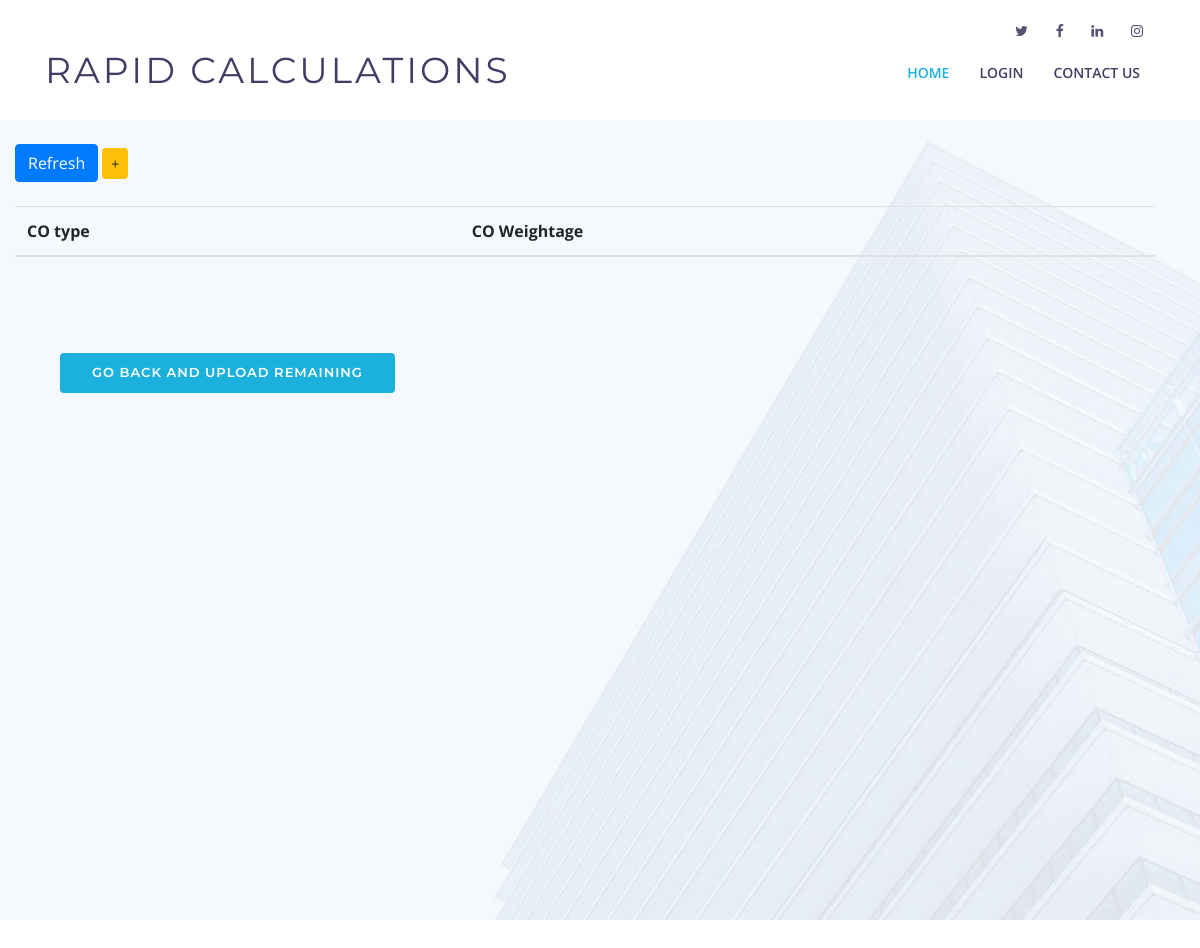
/show_assignment/, run on an earlier commit of the app's database.
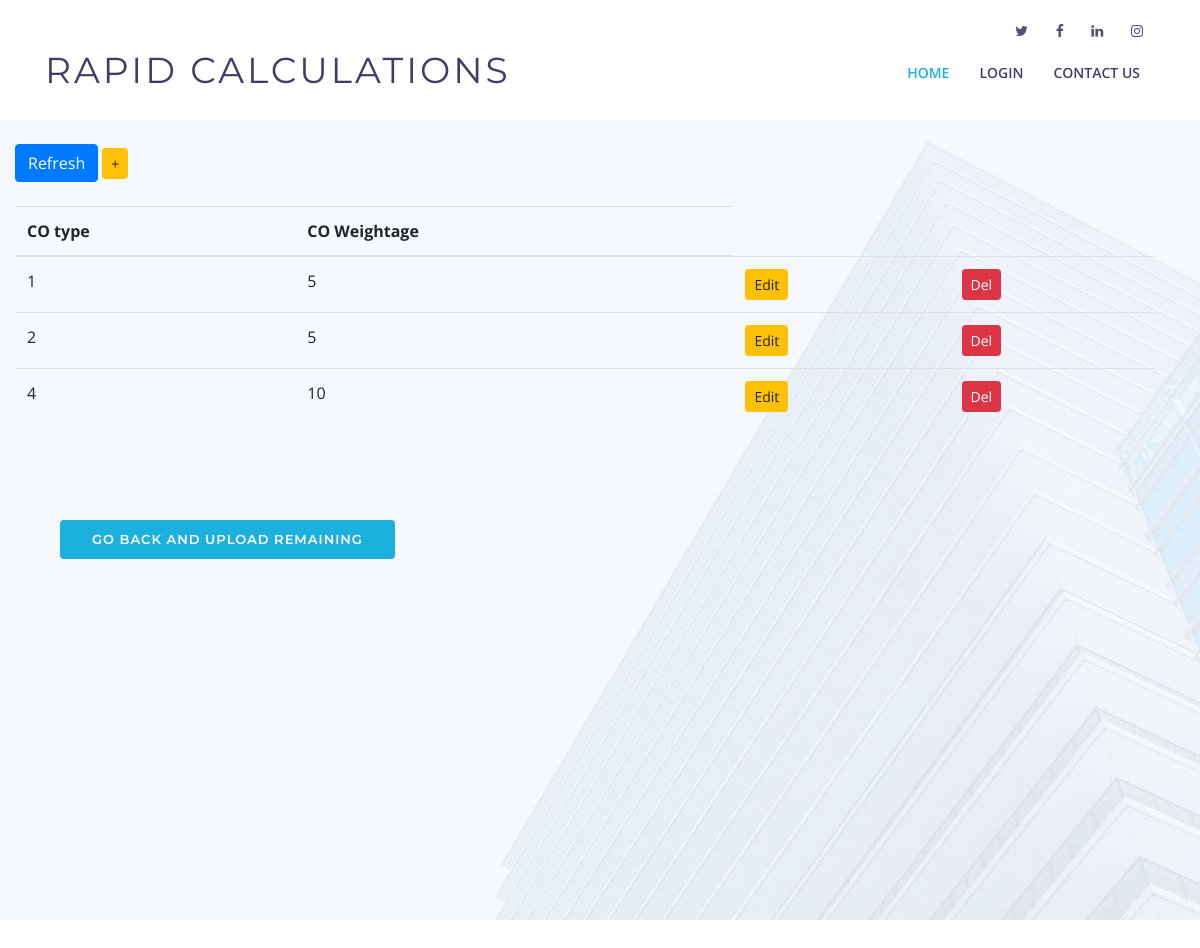
And on a later commit of the database.
### pages/models.py (models this page shows, shortened)
class Assignment(models.Model):
    choices = (
        (1, 'CO1'),
        (2, 'CO2'),
        (3, 'CO3'),
        (4, 'CO4'),
        (5, 'CO5'),
        (6, 'CO6')
    )
    co_num = models.IntegerField(choices=choices, default = 1)
    total_marks_for_co = models.IntegerField(blank=False,
    validators=[MaxValueValidator(10), MinValueValidator(1)])

### pages/views.py (the view)
# urls.py: path('show_assignment/', show_assignment, name='show_assignment'),
def show_assignment(request):
    return show_marks_attributes(request, Assignment, "assignment_marks.html")

### pages/views.py (called while the page is built)
def show_marks_attributes(request, model, html_file):
    items = model.objects.all()
    context = {
        'marks_items' : items,
    }
    return render(request, html_file, context)

### templates/assignment_marks.html (shortened to what this page needs)
<!DOCTYPE html>
<html lang="en">
<head>
  <link href="/static/pages/lib/bootstrap/css/bootstrap.min.css" rel="stylesheet">
  <link href="/static/pages/lib/font-awesome/css/font-awesome.min.css" rel="stylesheet">
  <link href="/static/pages/lib/animate/animate.min.css" rel="stylesheet">
  <link href="/static/pages/lib/ionicons/css/ionicons.min.css" rel="stylesheet">
  <link href="/static/pages/lib/owlcarousel/assets/owl.carousel.min.css" rel="stylesheet">
  <link href="/static/pages/lib/lightbox/css/lightbox.min.css" rel="stylesheet">
  <link rel="stylesheet" href="/static/pages/css/style.css" type="text/css">
</head>
<body>
  <header id="header">
    <div id="topbar">
      <div class="container">
        <div class="social-links">
          <a href="https://twitter.com/kctofficial?lang=en" class="twitter"><i class="fa fa-twitter"></i></a>
          <a href="https://www.facebook.com/KCT.edu/" class="facebook"><i class="fa fa-facebook"></i></a>
          <a href="https://in.linkedin.com/school/kct/" class="linkedin"><i class="fa fa-linkedin"></i></a>
          <a href="https://www.instagram.com/kct_84/?hl=en" class="instagram"><i class="fa fa-instagram"></i></a>
        </div>
      </div>
    </div>
    <div class="container">
      <div class="logo float-left">
        <h1 class="text-light"><a href="#intro" class="scrollto"><span>Rapid Calculations</span></a></h1>
      </div>
      <nav class="main-nav float-right d-none d-lg-block">
        <ul>
          <li class="active"><a href="{% url 'home' %}">Home</a></li>
          <li><a href="{% url 'login' %}">Login</a></li>
          <li><a href="#footer">Contact Us</a></li>
        </ul>
      </nav>
    </div>
  </header>
  <br><br><br><br><br>
  <section id="intro">
    <div class="container">
    <div class="row">
        <div class="row table-responsive">
          <br>
          <div class="button">
            <a href="{% url 'show_assignment' %}" class="btn btn-primary btn-md" role="button"> Refresh</a>
            <a href="{% url 'add_assignment' %}" class="btn btn-warning btn-sm" role="button"> +</a>
          </div>
          <br>
            <table class="table table-hover table-stripped">
              <thead>
                <tr>
                  <th>CO type</th>
                  <th>CO Weightage</th>
                </tr>
              </thead>
              <tbody>
                  {% for item in marks_items %}
                  <tr>
                    <td> {{ item.co_num }}</td>
                    <td>{{ item.total_marks_for_co }}</td>
                    <td>
                      <a href="{% url 'edit_marks_assignment' item.pk %}" class="btn btn-warning btn-sm" role="button"> Edit</a>
                    </td>
                    <td>
                      <a href="{% url 'del_marks_assignment' item.pk %}" class="btn btn-danger btn-sm" role="button"> Del</a>
                    </td>
                  </tr>
                  {% endfor %}
              </tbody>
            </table>
      </div>
      <div class="container d-flex h-100">
        <div class="col-md-6 intro-info order-md-first order-last">
          <a href="{% url 'select_sub' %}" class="btn-get-started scrollto"> Go Back and Upload Remaining </a>
        </div>
      </div>
  </section>
<br><br><br><br><br>
  </body>
  </html>

What changed in the data, as far as the page shows it:
added Assignment: co_num "1", total_marks_for_co "5"
added Assignment: co_num "2", total_marks_for_co "5"
added Assignment: co_num "4", total_marks_for_co "10"
